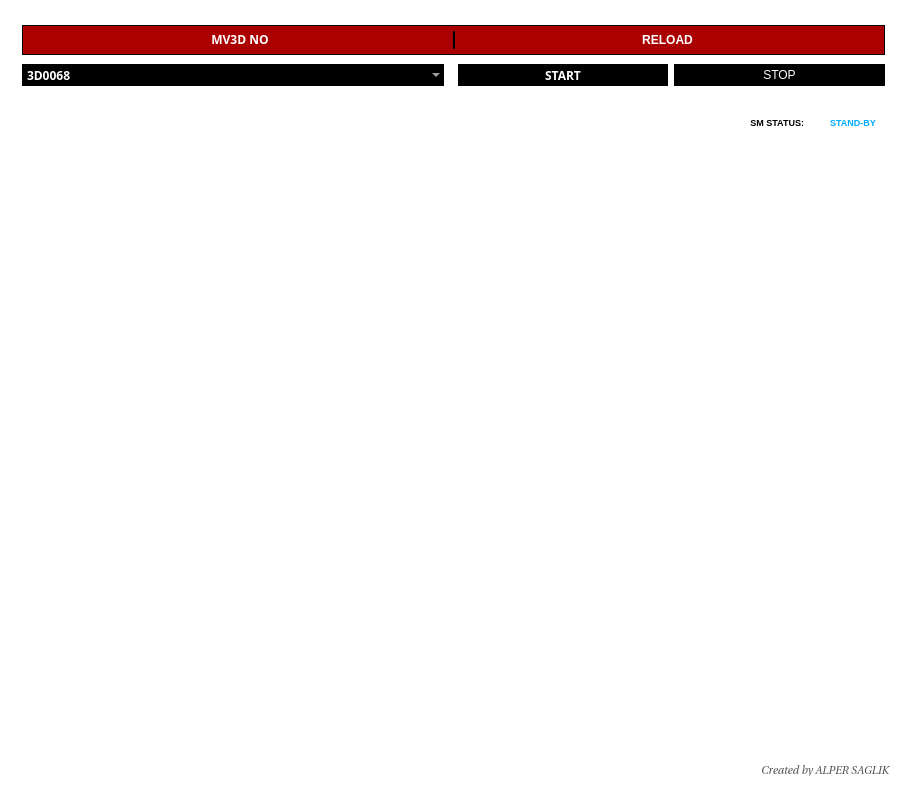
<?xml version="1.0" encoding="UTF-8"?>
<ui version="4.0">
 <class>MainWindow</class>
 <widget class="QMainWindow" name="MainWindow">
  <property name="geometry">
   <rect>
    <x>0</x>
    <y>0</y>
    <width>907</width>
    <height>809</height>
   </rect>
  </property>
  <property name="minimumSize">
   <size>
    <width>907</width>
    <height>756</height>
   </size>
  </property>
  <property name="windowTitle">
   <string>SYSTEM MONITOR</string>
  </property>
  <property name="styleSheet">
   <string notr="true">background-color: rgb(255, 255, 255);</string>
  </property>
  <widget class="QWidget" name="centralWidget">
   <layout class="QGridLayout" name="gridLayout">
    <item row="2" column="0" colspan="4">
     <widget class="QWidget" name="widget_3" native="true">
      <property name="styleSheet">
       <string notr="true">background-image: url(:/imag/sm_mv3d_mdf.jpg);
background-repeat: no-repeat;</string>
      </property>
      <widget class="QPushButton" name="button_hvps1">
       <property name="geometry">
        <rect>
         <x>128</x>
         <y>225</y>
         <width>66</width>
         <height>43</height>
        </rect>
       </property>
       <property name="focusPolicy">
        <enum>Qt::NoFocus</enum>
       </property>
       <property name="styleSheet">
        <string notr="true">background-image: url(:/imag/hvps.png);
background-repeat: no-repeat;
border: 0px;
</string>
       </property>
       <property name="text">
        <string/>
       </property>
       <property name="flat">
        <bool>false</bool>
       </property>
      </widget>
      <widget class="QPushButton" name="button_dcb_2">
       <property name="geometry">
        <rect>
         <x>328</x>
         <y>54</y>
         <width>73</width>
         <height>148</height>
        </rect>
       </property>
       <property name="focusPolicy">
        <enum>Qt::NoFocus</enum>
       </property>
       <property name="styleSheet">
        <string notr="true">background-repeat: no-repeat;
background-image: url(:/imag/dcb_2.png);
border: 0px;</string>
       </property>
       <property name="text">
        <string/>
       </property>
      </widget>
      <widget class="QPushButton" name="button_hvps3">
       <property name="geometry">
        <rect>
         <x>494</x>
         <y>226</y>
         <width>64</width>
         <height>42</height>
        </rect>
       </property>
       <property name="focusPolicy">
        <enum>Qt::NoFocus</enum>
       </property>
       <property name="styleSheet">
        <string notr="true">background-image: url(:/imag/hvps_3.png);
background-repeat: no-repeat;
border: 0px;</string>
       </property>
       <property name="text">
        <string/>
       </property>
       <property name="flat">
        <bool>false</bool>
       </property>
      </widget>
      <widget class="QPushButton" name="button_hvps2">
       <property name="geometry">
        <rect>
         <x>701</x>
         <y>540</y>
         <width>68</width>
         <height>44</height>
        </rect>
       </property>
       <property name="focusPolicy">
        <enum>Qt::NoFocus</enum>
       </property>
       <property name="styleSheet">
        <string notr="true">background-image: url(:/imag/hvps_2.png);
background-repeat: no-repeat;
border: 0px;
</string>
       </property>
       <property name="text">
        <string/>
       </property>
       <property name="flat">
        <bool>false</bool>
       </property>
      </widget>
      <widget class="QPushButton" name="button_chiller">
       <property name="geometry">
        <rect>
         <x>268</x>
         <y>527</y>
         <width>68</width>
         <height>62</height>
        </rect>
       </property>
       <property name="focusPolicy">
        <enum>Qt::NoFocus</enum>
       </property>
       <property name="styleSheet">
        <string notr="true">background-image: url(:/imag/chiller.png);
background-repeat: no-repeat;
border: 0px;</string>
       </property>
       <property name="text">
        <string/>
       </property>
       <property name="flat">
        <bool>false</bool>
       </property>
      </widget>
      <widget class="QPushButton" name="button_pdu_right">
       <property name="geometry">
        <rect>
         <x>736</x>
         <y>216</y>
         <width>68</width>
         <height>51</height>
        </rect>
       </property>
       <property name="focusPolicy">
        <enum>Qt::NoFocus</enum>
       </property>
       <property name="styleSheet">
        <string notr="true">background-image: url(:/imag/pdu_right.png);
background-repeat: no-repeat;
border: 0px;
</string>
       </property>
       <property name="text">
        <string/>
       </property>
       <property name="flat">
        <bool>false</bool>
       </property>
      </widget>
      <widget class="QPushButton" name="button_pdu_left">
       <property name="geometry">
        <rect>
         <x>93</x>
         <y>533</y>
         <width>66</width>
         <height>51</height>
        </rect>
       </property>
       <property name="focusPolicy">
        <enum>Qt::NoFocus</enum>
       </property>
       <property name="styleSheet">
        <string notr="true">background-image: url(:/imag/pdu_left.png);
background-repeat: no-repeat;
border: 0px;
</string>
       </property>
       <property name="text">
        <string/>
       </property>
       <property name="flat">
        <bool>false</bool>
       </property>
      </widget>
      <widget class="QPushButton" name="button_sdb">
       <property name="geometry">
        <rect>
         <x>277</x>
         <y>83</y>
         <width>47</width>
         <height>63</height>
        </rect>
       </property>
       <property name="focusPolicy">
        <enum>Qt::NoFocus</enum>
       </property>
       <property name="styleSheet">
        <string notr="true">background-image: url(:/imag/sdb.png);
background-repeat: no-repeat;
border: 0px;</string>
       </property>
       <property name="text">
        <string/>
       </property>
       <property name="flat">
        <bool>false</bool>
       </property>
      </widget>
      <widget class="QPushButton" name="button_systic">
       <property name="geometry">
        <rect>
         <x>606</x>
         <y>97</y>
         <width>38</width>
         <height>42</height>
        </rect>
       </property>
       <property name="focusPolicy">
        <enum>Qt::NoFocus</enum>
       </property>
       <property name="styleSheet">
        <string notr="true">background-image: url(:/imag/systic.png);
background-repeat: no-repeat;
border: 0px;
</string>
       </property>
       <property name="text">
        <string/>
       </property>
       <property name="flat">
        <bool>false</bool>
       </property>
      </widget>
      <widget class="QPushButton" name="button_dcb_4">
       <property name="geometry">
        <rect>
         <x>401</x>
         <y>54</y>
         <width>68</width>
         <height>148</height>
        </rect>
       </property>
       <property name="focusPolicy">
        <enum>Qt::NoFocus</enum>
       </property>
       <property name="styleSheet">
        <string notr="true">background-repeat: no-repeat;
background-image: url(:/imag/dcb_4.png);
border: 0px;</string>
       </property>
       <property name="text">
        <string/>
       </property>
      </widget>
      <widget class="QPushButton" name="button_dcb_6">
       <property name="geometry">
        <rect>
         <x>478</x>
         <y>54</y>
         <width>87</width>
         <height>148</height>
        </rect>
       </property>
       <property name="focusPolicy">
        <enum>Qt::NoFocus</enum>
       </property>
       <property name="styleSheet">
        <string notr="true">background-repeat: no-repeat;
background-image: url(:/imag/dcb_6.png);
border: 0px;
</string>
       </property>
       <property name="text">
        <string/>
       </property>
      </widget>
      <widget class="QPushButton" name="button_dcb_1">
       <property name="geometry">
        <rect>
         <x>547</x>
         <y>371</y>
         <width>67</width>
         <height>136</height>
        </rect>
       </property>
       <property name="focusPolicy">
        <enum>Qt::NoFocus</enum>
       </property>
       <property name="styleSheet">
        <string notr="true">background-repeat: no-repeat;
background-image: url(:/imag/dcb_1.png);
border: 0px;
</string>
       </property>
       <property name="text">
        <string/>
       </property>
      </widget>
      <widget class="QPushButton" name="button_dcb_3">
       <property name="geometry">
        <rect>
         <x>425</x>
         <y>371</y>
         <width>115</width>
         <height>147</height>
        </rect>
       </property>
       <property name="focusPolicy">
        <enum>Qt::NoFocus</enum>
       </property>
       <property name="styleSheet">
        <string notr="true">background-repeat: no-repeat;
background-image: url(:/imag/dcb_3.png);
border: 0px;
</string>
       </property>
       <property name="text">
        <string/>
       </property>
      </widget>
      <widget class="QPushButton" name="button_dcb_5">
       <property name="geometry">
        <rect>
         <x>354</x>
         <y>371</y>
         <width>67</width>
         <height>147</height>
        </rect>
       </property>
       <property name="focusPolicy">
        <enum>Qt::NoFocus</enum>
       </property>
       <property name="styleSheet">
        <string notr="true">background-repeat: no-repeat;
background-image: url(:/imag/dcb_5.png);
border: 0px;
</string>
       </property>
       <property name="text">
        <string/>
       </property>
      </widget>
      <widget class="QPushButton" name="button_dcb_7">
       <property name="geometry">
        <rect>
         <x>286</x>
         <y>371</y>
         <width>68</width>
         <height>147</height>
        </rect>
       </property>
       <property name="focusPolicy">
        <enum>Qt::NoFocus</enum>
       </property>
       <property name="styleSheet">
        <string notr="true">background-repeat: no-repeat;
background-image: url(:/imag/dcb_7.png);
border: 0px;
</string>
       </property>
       <property name="text">
        <string/>
       </property>
      </widget>
      <zorder>button_dcb_2</zorder>
      <zorder>button_hvps3</zorder>
      <zorder>button_hvps2</zorder>
      <zorder>button_pdu_right</zorder>
      <zorder>button_pdu_left</zorder>
      <zorder>button_systic</zorder>
      <zorder>button_sdb</zorder>
      <zorder>button_dcb_4</zorder>
      <zorder>button_dcb_6</zorder>
      <zorder>button_dcb_1</zorder>
      <zorder>button_dcb_3</zorder>
      <zorder>button_dcb_5</zorder>
      <zorder>button_dcb_7</zorder>
      <zorder>button_hvps1</zorder>
      <zorder>button_chiller</zorder>
     </widget>
    </item>
    <item row="0" column="0" colspan="4">
     <widget class="QWidget" name="widget_5" native="true">
      <property name="minimumSize">
       <size>
        <width>0</width>
        <height>90</height>
       </size>
      </property>
      <property name="maximumSize">
       <size>
        <width>16777215</width>
        <height>90</height>
       </size>
      </property>
      <property name="styleSheet">
       <string notr="true">background-color: rgb(98, 98, 98);
background-color: rgb(255, 255, 255);
border: 0px solid black;</string>
      </property>
      <layout class="QGridLayout" name="gridLayout_2">
       <item row="0" column="0" colspan="5">
        <widget class="QWidget" name="widget" native="true">
         <property name="maximumSize">
          <size>
           <width>16777215</width>
           <height>30</height>
          </size>
         </property>
         <property name="styleSheet">
          <string notr="true">color: rgb(255, 255, 255);
background-color: rgb(170, 0, 0);
font: 75 bold 12pt &quot;Sans Serif&quot;;
border: 1px solid black</string>
         </property>
         <layout class="QGridLayout" name="gridLayout_13">
          <property name="topMargin">
           <number>6</number>
          </property>
          <property name="bottomMargin">
           <number>6</number>
          </property>
          <item row="0" column="3">
           <widget class="QLabel" name="label_reload">
            <property name="styleSheet">
             <string notr="true">font: 75 bold 12pt &quot;Sans Serif&quot;;
border: 0px</string>
            </property>
            <property name="text">
             <string>&lt;!DOCTYPE HTML PUBLIC &quot;-//W3C//DTD HTML 4.0//EN&quot; &quot;http://www.w3.org/TR/REC-html40/strict.dtd&quot;&gt;
&lt;html&gt;&lt;head&gt;&lt;meta name=&quot;qrichtext&quot; content=&quot;1&quot; /&gt;&lt;style type=&quot;text/css&quot;&gt;
p, li { white-space: pre-wrap; }
&lt;/style&gt;&lt;/head&gt;&lt;body style=&quot; font-family:'Sans Serif'; font-size:12pt; font-weight:600; font-style:normal;&quot;&gt;
&lt;table border=&quot;0&quot; style=&quot;-qt-table-type: root; margin-top:4px; margin-bottom:4px; margin-left:4px; margin-right:4px;&quot;&gt;
&lt;tr&gt;
&lt;td style=&quot;border: none;&quot;&gt;
&lt;p align=&quot;center&quot; style=&quot; margin-top:0px; margin-bottom:0px; margin-left:0px; margin-right:0px; -qt-block-indent:0; text-indent:0px;&quot;&gt;&lt;span style=&quot; font-size:9pt;&quot;&gt;RELOAD&lt;/span&gt;&lt;/p&gt;&lt;/td&gt;&lt;/tr&gt;&lt;/table&gt;&lt;/body&gt;&lt;/html&gt;</string>
            </property>
           </widget>
          </item>
          <item row="0" column="0">
           <widget class="QLabel" name="label_mv3d">
            <property name="font">
             <font>
              <family>Sans Serif</family>
              <pointsize>12</pointsize>
              <weight>75</weight>
              <italic>false</italic>
              <bold>true</bold>
             </font>
            </property>
            <property name="styleSheet">
             <string notr="true">font: 75 bold 12pt &quot;Sans Serif&quot;;
border: 0px</string>
            </property>
            <property name="text">
             <string>&lt;!DOCTYPE HTML PUBLIC &quot;-//W3C//DTD HTML 4.0//EN&quot; &quot;http://www.w3.org/TR/REC-html40/strict.dtd&quot;&gt;
&lt;html&gt;&lt;head&gt;&lt;meta name=&quot;qrichtext&quot; content=&quot;1&quot; /&gt;&lt;style type=&quot;text/css&quot;&gt;
p, li { white-space: pre-wrap; }
&lt;/style&gt;&lt;/head&gt;&lt;body style=&quot; font-family:'Sans Serif'; font-size:12pt; font-weight:600; font-style:normal;&quot;&gt;
&lt;table border=&quot;0&quot; style=&quot;-qt-table-type: root; margin-top:4px; margin-bottom:4px; margin-left:4px; margin-right:4px;&quot;&gt;
&lt;tr&gt;
&lt;td style=&quot;border: none;&quot;&gt;
&lt;p align=&quot;center&quot; style=&quot; margin-top:0px; margin-bottom:0px; margin-left:0px; margin-right:0px; -qt-block-indent:0; text-indent:0px;&quot;&gt;&lt;span style=&quot; font-size:9pt;&quot;&gt;MV3D NO&lt;/span&gt;&lt;/p&gt;&lt;/td&gt;&lt;/tr&gt;&lt;/table&gt;&lt;/body&gt;&lt;/html&gt;</string>
            </property>
           </widget>
          </item>
          <item row="0" column="1">
           <widget class="Line" name="line">
            <property name="minimumSize">
             <size>
              <width>2</width>
              <height>10</height>
             </size>
            </property>
            <property name="maximumSize">
             <size>
              <width>2</width>
              <height>25</height>
             </size>
            </property>
            <property name="styleSheet">
             <string notr="true">border: 1px solid black</string>
            </property>
            <property name="frameShadow">
             <enum>QFrame::Plain</enum>
            </property>
            <property name="lineWidth">
             <number>2</number>
            </property>
            <property name="midLineWidth">
             <number>2</number>
            </property>
            <property name="orientation">
             <enum>Qt::Vertical</enum>
            </property>
           </widget>
          </item>
         </layout>
        </widget>
       </item>
       <item row="1" column="0" colspan="2">
        <widget class="QComboBox" name="mv3d_comboBox">
         <property name="minimumSize">
          <size>
           <width>0</width>
           <height>22</height>
          </size>
         </property>
         <property name="maximumSize">
          <size>
           <width>16777215</width>
           <height>22</height>
          </size>
         </property>
         <property name="font">
          <font>
           <family>Sans Serif</family>
           <pointsize>9</pointsize>
           <weight>75</weight>
           <italic>false</italic>
           <bold>true</bold>
          </font>
         </property>
         <property name="styleSheet">
          <string notr="true">background-color: rgb(0, 0, 0);
font: bold 9pt  &quot;Sans Serif&quot;;
color: rgb(255, 255, 255);</string>
         </property>
         <property name="currentIndex">
          <number>0</number>
         </property>
         <property name="frame">
          <bool>true</bool>
         </property>
         <item>
          <property name="text">
           <string>3D0068</string>
          </property>
         </item>
         <item>
          <property name="text">
           <string>3D0069</string>
          </property>
         </item>
         <item>
          <property name="text">
           <string>3D0070</string>
          </property>
         </item>
         <item>
          <property name="text">
           <string>3D0078</string>
          </property>
         </item>
        </widget>
       </item>
       <item row="1" column="2">
        <widget class="Line" name="line_2">
         <property name="minimumSize">
          <size>
           <width>2</width>
           <height>10</height>
          </size>
         </property>
         <property name="maximumSize">
          <size>
           <width>2</width>
           <height>25</height>
          </size>
         </property>
         <property name="styleSheet">
          <string notr="true">color: rgb(255, 255, 255);</string>
         </property>
         <property name="frameShadow">
          <enum>QFrame::Plain</enum>
         </property>
         <property name="lineWidth">
          <number>2</number>
         </property>
         <property name="midLineWidth">
          <number>2</number>
         </property>
         <property name="orientation">
          <enum>Qt::Vertical</enum>
         </property>
        </widget>
       </item>
       <item row="1" column="3">
        <widget class="QPushButton" name="call_Button">
         <property name="minimumSize">
          <size>
           <width>0</width>
           <height>22</height>
          </size>
         </property>
         <property name="maximumSize">
          <size>
           <width>16777215</width>
           <height>22</height>
          </size>
         </property>
         <property name="palette">
          <palette>
           <active>
            <colorrole role="WindowText">
             <brush brushstyle="SolidPattern">
              <color alpha="255">
               <red>255</red>
               <green>255</green>
               <blue>255</blue>
              </color>
             </brush>
            </colorrole>
            <colorrole role="Button">
             <brush brushstyle="SolidPattern">
              <color alpha="255">
               <red>0</red>
               <green>0</green>
               <blue>0</blue>
              </color>
             </brush>
            </colorrole>
            <colorrole role="Text">
             <brush brushstyle="SolidPattern">
              <color alpha="255">
               <red>255</red>
               <green>255</green>
               <blue>255</blue>
              </color>
             </brush>
            </colorrole>
            <colorrole role="ButtonText">
             <brush brushstyle="SolidPattern">
              <color alpha="255">
               <red>255</red>
               <green>255</green>
               <blue>255</blue>
              </color>
             </brush>
            </colorrole>
            <colorrole role="Base">
             <brush brushstyle="SolidPattern">
              <color alpha="255">
               <red>0</red>
               <green>0</green>
               <blue>0</blue>
              </color>
             </brush>
            </colorrole>
            <colorrole role="Window">
             <brush brushstyle="SolidPattern">
              <color alpha="255">
               <red>0</red>
               <green>0</green>
               <blue>0</blue>
              </color>
             </brush>
            </colorrole>
           </active>
           <inactive>
            <colorrole role="WindowText">
             <brush brushstyle="SolidPattern">
              <color alpha="255">
               <red>255</red>
               <green>255</green>
               <blue>255</blue>
              </color>
             </brush>
            </colorrole>
            <colorrole role="Button">
             <brush brushstyle="SolidPattern">
              <color alpha="255">
               <red>0</red>
               <green>0</green>
               <blue>0</blue>
              </color>
             </brush>
            </colorrole>
            <colorrole role="Text">
             <brush brushstyle="SolidPattern">
              <color alpha="255">
               <red>255</red>
               <green>255</green>
               <blue>255</blue>
              </color>
             </brush>
            </colorrole>
            <colorrole role="ButtonText">
             <brush brushstyle="SolidPattern">
              <color alpha="255">
               <red>255</red>
               <green>255</green>
               <blue>255</blue>
              </color>
             </brush>
            </colorrole>
            <colorrole role="Base">
             <brush brushstyle="SolidPattern">
              <color alpha="255">
               <red>0</red>
               <green>0</green>
               <blue>0</blue>
              </color>
             </brush>
            </colorrole>
            <colorrole role="Window">
             <brush brushstyle="SolidPattern">
              <color alpha="255">
               <red>0</red>
               <green>0</green>
               <blue>0</blue>
              </color>
             </brush>
            </colorrole>
           </inactive>
           <disabled>
            <colorrole role="WindowText">
             <brush brushstyle="SolidPattern">
              <color alpha="255">
               <red>255</red>
               <green>255</green>
               <blue>255</blue>
              </color>
             </brush>
            </colorrole>
            <colorrole role="Button">
             <brush brushstyle="SolidPattern">
              <color alpha="255">
               <red>0</red>
               <green>0</green>
               <blue>0</blue>
              </color>
             </brush>
            </colorrole>
            <colorrole role="Text">
             <brush brushstyle="SolidPattern">
              <color alpha="255">
               <red>255</red>
               <green>255</green>
               <blue>255</blue>
              </color>
             </brush>
            </colorrole>
            <colorrole role="ButtonText">
             <brush brushstyle="SolidPattern">
              <color alpha="255">
               <red>255</red>
               <green>255</green>
               <blue>255</blue>
              </color>
             </brush>
            </colorrole>
            <colorrole role="Base">
             <brush brushstyle="SolidPattern">
              <color alpha="255">
               <red>0</red>
               <green>0</green>
               <blue>0</blue>
              </color>
             </brush>
            </colorrole>
            <colorrole role="Window">
             <brush brushstyle="SolidPattern">
              <color alpha="255">
               <red>0</red>
               <green>0</green>
               <blue>0</blue>
              </color>
             </brush>
            </colorrole>
           </disabled>
          </palette>
         </property>
         <property name="font">
          <font>
           <family>Sans Serif</family>
           <pointsize>9</pointsize>
           <weight>75</weight>
           <italic>false</italic>
           <bold>true</bold>
          </font>
         </property>
         <property name="styleSheet">
          <string notr="true">background-color: rgb(0, 0, 0);
font: bold 9pt  &quot;Sans Serif&quot;;
color: rgb(255, 255, 255);</string>
         </property>
         <property name="text">
          <string>START</string>
         </property>
        </widget>
       </item>
       <item row="1" column="4">
        <widget class="QPushButton" name="stop_button">
         <property name="minimumSize">
          <size>
           <width>0</width>
           <height>22</height>
          </size>
         </property>
         <property name="styleSheet">
          <string notr="true">background-color: rgb(0, 0, 0);
font: bold 9pt  &quot;Sans Serif&quot;;
color: rgb(255, 255, 255);</string>
         </property>
         <property name="text">
          <string>STOP</string>
         </property>
        </widget>
       </item>
      </layout>
     </widget>
    </item>
    <item row="1" column="0" colspan="2">
     <widget class="QLabel" name="mv3dNo_label">
      <property name="maximumSize">
       <size>
        <width>16777215</width>
        <height>30</height>
       </size>
      </property>
      <property name="font">
       <font>
        <pointsize>12</pointsize>
        <weight>75</weight>
        <italic>false</italic>
        <bold>true</bold>
       </font>
      </property>
      <property name="text">
       <string/>
      </property>
      <property name="alignment">
       <set>Qt::AlignCenter</set>
      </property>
     </widget>
    </item>
    <item row="1" column="3">
     <widget class="QLabel" name="state_label">
      <property name="maximumSize">
       <size>
        <width>86</width>
        <height>16777215</height>
       </size>
      </property>
      <property name="font">
       <font>
        <pointsize>7</pointsize>
        <weight>75</weight>
        <bold>true</bold>
       </font>
      </property>
      <property name="styleSheet">
       <string notr="true">color: rgb(0, 170, 255);</string>
      </property>
      <property name="text">
       <string>STAND-BY</string>
      </property>
      <property name="alignment">
       <set>Qt::AlignCenter</set>
      </property>
     </widget>
    </item>
    <item row="1" column="2">
     <widget class="QLabel" name="label_state">
      <property name="maximumSize">
       <size>
        <width>70</width>
        <height>16777215</height>
       </size>
      </property>
      <property name="font">
       <font>
        <pointsize>7</pointsize>
        <weight>75</weight>
        <bold>true</bold>
       </font>
      </property>
      <property name="text">
       <string>SM STATUS:</string>
      </property>
      <property name="alignment">
       <set>Qt::AlignRight|Qt::AlignTrailing|Qt::AlignVCenter</set>
      </property>
     </widget>
    </item>
    <item row="3" column="0" colspan="4">
     <widget class="QLabel" name="Creator_Label">
      <property name="maximumSize">
       <size>
        <width>16777215</width>
        <height>12</height>
       </size>
      </property>
      <property name="font">
       <font>
        <family>Utopia</family>
        <pointsize>8</pointsize>
        <weight>50</weight>
        <italic>true</italic>
        <bold>false</bold>
       </font>
      </property>
      <property name="styleSheet">
       <string notr="true">font: italic 8pt &quot;Utopia&quot;;
color: rgb(80, 80, 80);
</string>
      </property>
      <property name="text">
       <string>Created by ALPER SAGLIK   </string>
      </property>
      <property name="alignment">
       <set>Qt::AlignRight|Qt::AlignTrailing|Qt::AlignVCenter</set>
      </property>
     </widget>
    </item>
   </layout>
  </widget>
  <widget class="QMenuBar" name="menuBar">
   <property name="geometry">
    <rect>
     <x>0</x>
     <y>0</y>
     <width>907</width>
     <height>23</height>
    </rect>
   </property>
  </widget>
  <widget class="QStatusBar" name="statusBar"/>
 </widget>
 <layoutdefault spacing="6" margin="11"/>
 <resources/>
 <connections/>
</ui>
